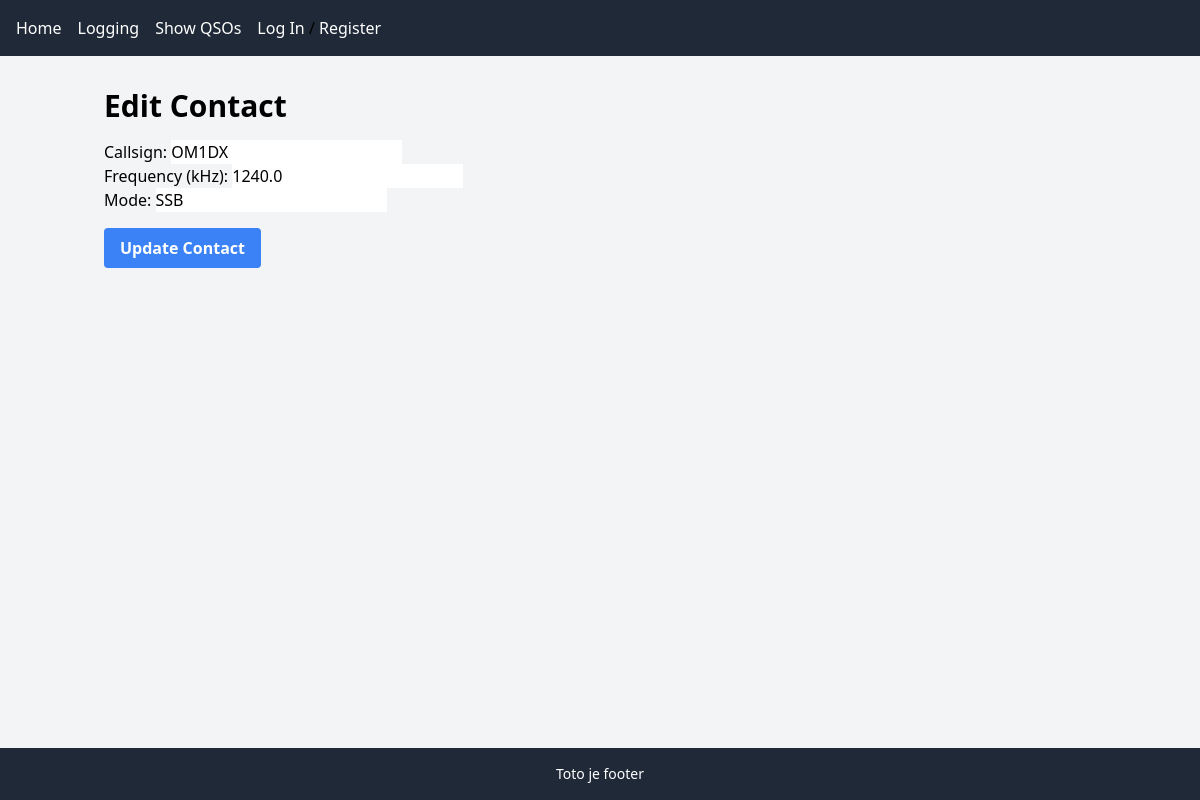
The app's page /edit_contact/1/ with its own data.
### logbook/models.py (models this page shows, shortened)
class Contact(models.Model):
    callsign = models.CharField(max_length=20)
    frequency = models.FloatField()
    mode = models.CharField(max_length=10)
    date_time = models.DateTimeField(auto_now_add=True)

### logbook/views.py (the view)
# urls.py: path('edit_contact/<int:contact_id>/', views.edit_contact, name='edit_contact'),
def edit_contact(request, contact_id):
    contact = get_object_or_404(Contact, id=contact_id)
    if request.method == 'POST':
        form = ContactForm(request.POST, instance=contact)
        if form.is_valid():
            form.save()
            return redirect('contact_list')
    else:
        form = ContactForm(instance=contact)
    return render(request, 'logbook/edit_contact.html', {'form': form, 'contact': contact})

### logbook/forms.py
class ContactForm(forms.ModelForm):
    frequency = forms.DecimalField(label='Frequency (kHz)')
    class Meta:
        model = Contact
        fields = ['callsign', 'frequency', 'mode']

### logbook/templates/logbook/edit_contact.html (shortened to what this page needs)
{% extends "master.html" %}
{% block content %}
<body class="bg-gray-100 p-4">
    <div class="container mx-auto">
        <h1 class="text-3xl font-bold mb-4">Edit Contact</h1>
        <form method="post" class="max-w-sm">
            {{ form.as_p }}
            <button type="submit" class="bg-blue-500 hover:bg-blue-600 text-white font-bold py-2 px-4 rounded focus:outline-none focus:shadow-outline mt-4">Update Contact</button>
        </form>
    </div>
</body>
{% endblock %}

### records on screen
Contact: callsign "OM1DX", frequency "1240.0", mode "SSB"
